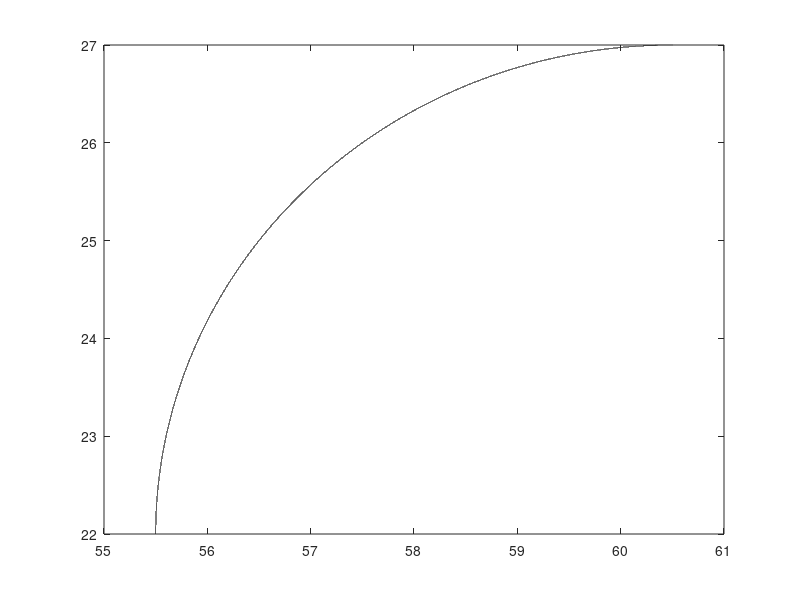

Reproduce this figure in MATLAB.
% draw circle code
% resolution of plot
t4 = linspace(pi/2,pi,100000);

% assumed centre of the circle (cirX, cirY): sets at origin(0,0)

cirX4 = 60.50;
cirY4 = 22.00;

% radius of the centre circle, 500mm = 5m
r = 5;

% circle dual equations

x4 = r*cos(t4) + cirX4;
y4 = r*sin(t4) + cirY4;

plot(x4,y4,'Color', 'black');
% end of code